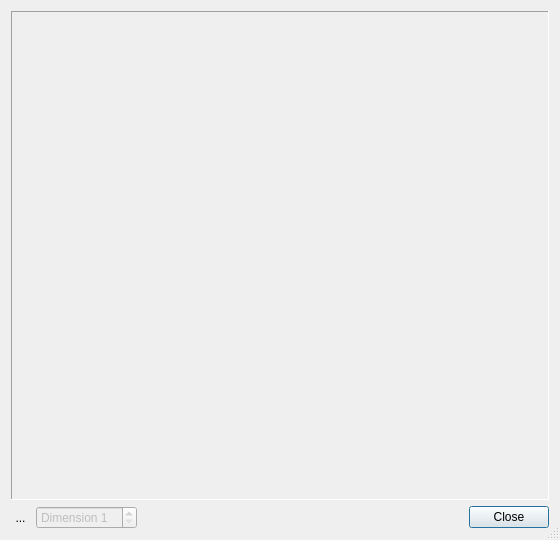
<?xml version="1.0" encoding="UTF-8"?>
<ui version="4.0">
 <class>ChartDialog</class>
 <widget class="QDialog" name="ChartDialog">
  <property name="geometry">
   <rect>
    <x>0</x>
    <y>0</y>
    <width>560</width>
    <height>540</height>
   </rect>
  </property>
  <property name="windowTitle">
   <string>Dialog</string>
  </property>
  <property name="sizeGripEnabled">
   <bool>true</bool>
  </property>
  <layout class="QVBoxLayout" name="verticalLayout" stretch="1,0">
   <item>
    <widget class="QFrame" name="frame">
     <property name="frameShape">
      <enum>QFrame::Panel</enum>
     </property>
     <property name="frameShadow">
      <enum>QFrame::Sunken</enum>
     </property>
     <layout class="QVBoxLayout" name="verticalLayout_2">
      <property name="spacing">
       <number>0</number>
      </property>
      <property name="leftMargin">
       <number>0</number>
      </property>
      <property name="topMargin">
       <number>0</number>
      </property>
      <property name="rightMargin">
       <number>0</number>
      </property>
      <property name="bottomMargin">
       <number>0</number>
      </property>
     </layout>
    </widget>
   </item>
   <item>
    <layout class="QHBoxLayout" name="horizontalLayout">
     <item>
      <widget class="QToolButton" name="saveButton">
       <property name="sizePolicy">
        <sizepolicy hsizetype="Preferred" vsizetype="Preferred">
         <horstretch>0</horstretch>
         <verstretch>0</verstretch>
        </sizepolicy>
       </property>
       <property name="styleSheet">
        <string notr="true">QToolButton{
	border: none;
}
QToolButton:hover{
    border: 1px inset gray;
	border-radius: 4px;
}
</string>
       </property>
       <property name="text">
        <string>...</string>
       </property>
       <property name="icon">
        <iconset resource="../FaceTools_res.qrc">
         <normaloff>:/icons/SAVE_AS</normaloff>:/icons/SAVE_AS</iconset>
       </property>
       <property name="iconSize">
        <size>
         <width>27</width>
         <height>27</height>
        </size>
       </property>
      </widget>
     </item>
     <item>
      <widget class="QSpinBox" name="dimensionSpinBox">
       <property name="enabled">
        <bool>false</bool>
       </property>
       <property name="sizePolicy">
        <sizepolicy hsizetype="Preferred" vsizetype="Preferred">
         <horstretch>0</horstretch>
         <verstretch>0</verstretch>
        </sizepolicy>
       </property>
       <property name="prefix">
        <string>Dimension </string>
       </property>
       <property name="minimum">
        <number>1</number>
       </property>
      </widget>
     </item>
     <item>
      <widget class="QDialogButtonBox" name="buttonBox">
       <property name="sizePolicy">
        <sizepolicy hsizetype="Preferred" vsizetype="Preferred">
         <horstretch>0</horstretch>
         <verstretch>0</verstretch>
        </sizepolicy>
       </property>
       <property name="standardButtons">
        <set>QDialogButtonBox::Close</set>
       </property>
      </widget>
     </item>
    </layout>
   </item>
  </layout>
 </widget>
 <resources>
  <include location="../FaceTools_res.qrc"/>
 </resources>
 <connections>
  <connection>
   <sender>buttonBox</sender>
   <signal>clicked(QAbstractButton*)</signal>
   <receiver>ChartDialog</receiver>
   <slot>accept()</slot>
   <hints>
    <hint type="sourcelabel">
     <x>690</x>
     <y>515</y>
    </hint>
    <hint type="destinationlabel">
     <x>370</x>
     <y>268</y>
    </hint>
   </hints>
  </connection>
 </connections>
</ui>
